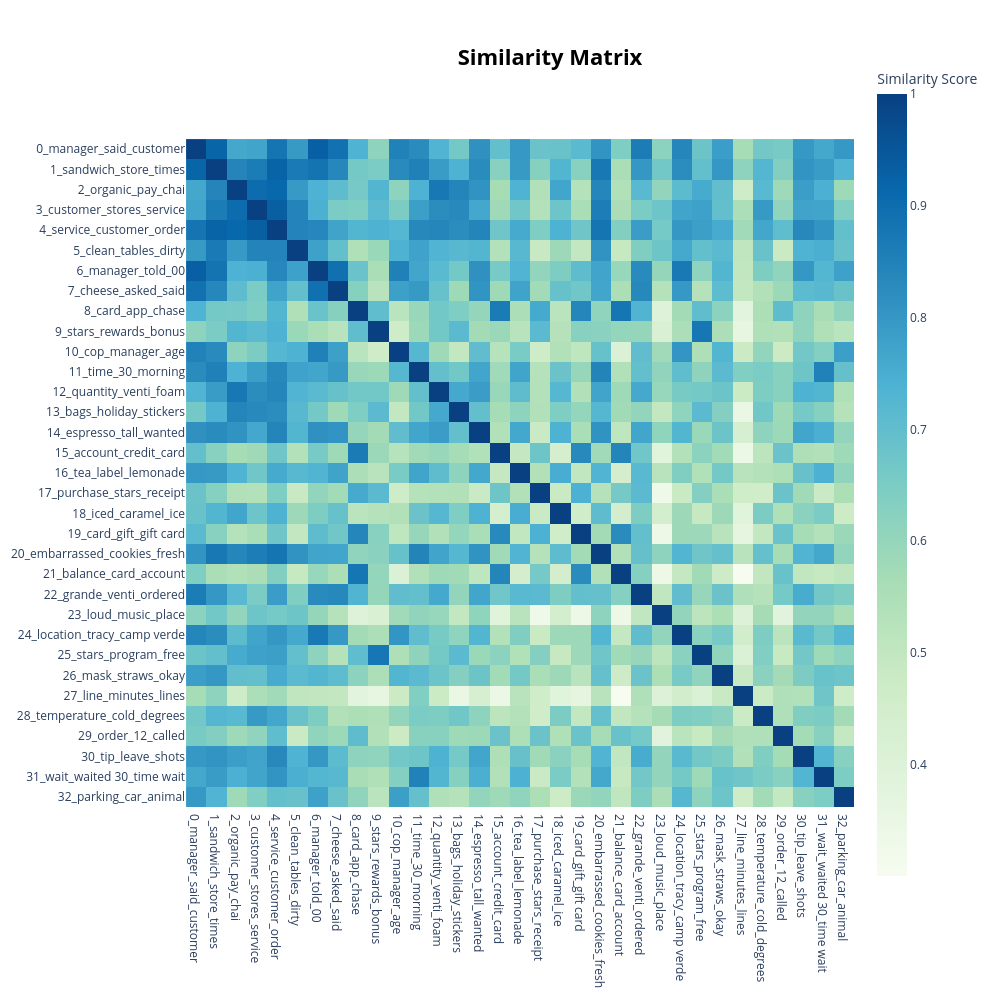

Source (notebook cell):
### Code cell
fig = topic_model.visualize_heatmap(custom_labels=True, height=1000, width=1000)
fig.write_html(f'{model_name}/bertopic-heatmap.html')
fig.show()

### Figure 1 — Plotly figure (JSON) as saved in the notebook; plotly's stock layout.template omitted (floating-point values rounded to 4 significant figures; data arrays with more than 128 entries replaced by an {"elided": "..."} marker saying what was removed)
{"data": [{"coloraxis": "coloraxis", "hovertemplate": "x: %{x}<br>y: %{y}<br>Similarity Score: %{z}<extra></extra>", "name": "0", "type": "heatmap", "x": ["0_manager_said_customer", "1_sandwich_store_times", "2_organic_pay_chai", "3_customer_stores_service", "4_service_customer_order", "5_clean_tables_dirty", "6_manager_told_00", "7_cheese_asked_said", "8_card_app_chase", "9_stars_rewards_bonus", "10_cop_manager_age", "11_time_30_morning", "12_quantity_venti_foam", "13_bags_holiday_stickers", "14_espresso_tall_wanted", "15_account_credit_card", "16_tea_label_lemonade", "17_purchase_stars_receipt", "18_iced_caramel_ice", "19_card_gift_gift card", "20_embarrassed_cookies_fresh", "21_balance_card_account", "22_grande_venti_ordered", "23_loud_music_place", "24_location_tracy_camp verde", "25_stars_program_free", "26_mask_straws_okay", "27_line_minutes_lines", "28_temperature_cold_degrees", "29_order_12_called", "30_tip_leave_shots", "31_wait_waited 30_time wait", "32_parking_car_animal"], "xaxis": "x", "y": ["0_manager_said_customer", "1_sandwich_store_times", "2_organic_pay_chai", "3_customer_stores_service", "4_service_customer_order", "5_clean_tables_dirty", "6_manager_told_00", "7_cheese_asked_said", "8_card_app_chase", "9_stars_rewards_bonus", "10_cop_manager_age", "11_time_30_morning", "12_quantity_venti_foam", "13_bags_holiday_stickers", "14_espresso_tall_wanted", "15_account_credit_card", "16_tea_label_lemonade", "17_purchase_stars_receipt", "18_iced_caramel_ice", "19_card_gift_gift card", "20_embarrassed_cookies_fresh", "21_balance_card_account", "22_grande_venti_ordered", "23_loud_music_place", "24_location_tracy_camp verde", "25_stars_program_free", "26_mask_straws_okay", "27_line_minutes_lines", "28_temperature_cold_degrees", "29_order_12_called", "30_tip_leave_shots", "31_wait_waited 30_time wait", "32_parking_car_animal"], "yaxis": "y", "z": {"elided": "33x33 float values"}}], "layout": {"coloraxis": {"colorbar": {"title": {"text": "Similarity Score"}}, "colorscale": [[0, "rgb(247,252,240)"], [0.125, "rgb(224,243,219)"], [0.25, "rgb(204,235,197)"], [0.375, "rgb(168,221,181)"], [0.5, "rgb(123,204,196)"], [0.625, "rgb(78,179,211)"], [0.75, "rgb(43,140,190)"], [0.875, "rgb(8,104,172)"], [1, "rgb(8,64,129)"]]}, "height": 1000, "hoverlabel": {"bgcolor": "white", "font": {"family": "Rockwell", "size": 16}}, "legend": {"title": {"text": "Trend"}}, "margin": {"t": 60}, "showlegend": true, "title": {"font": {"color": "Black", "size": 22}, "text": "<b>Similarity Matrix</b>", "x": 0.55, "xanchor": "center", "y": 0.95, "yanchor": "top"}, "width": 1000, "xaxis": {"anchor": "y", "constrain": "domain", "domain": [0, 1], "scaleanchor": "y"}, "yaxis": {"anchor": "x", "autorange": "reversed", "constrain": "domain", "domain": [0, 1]}}}
